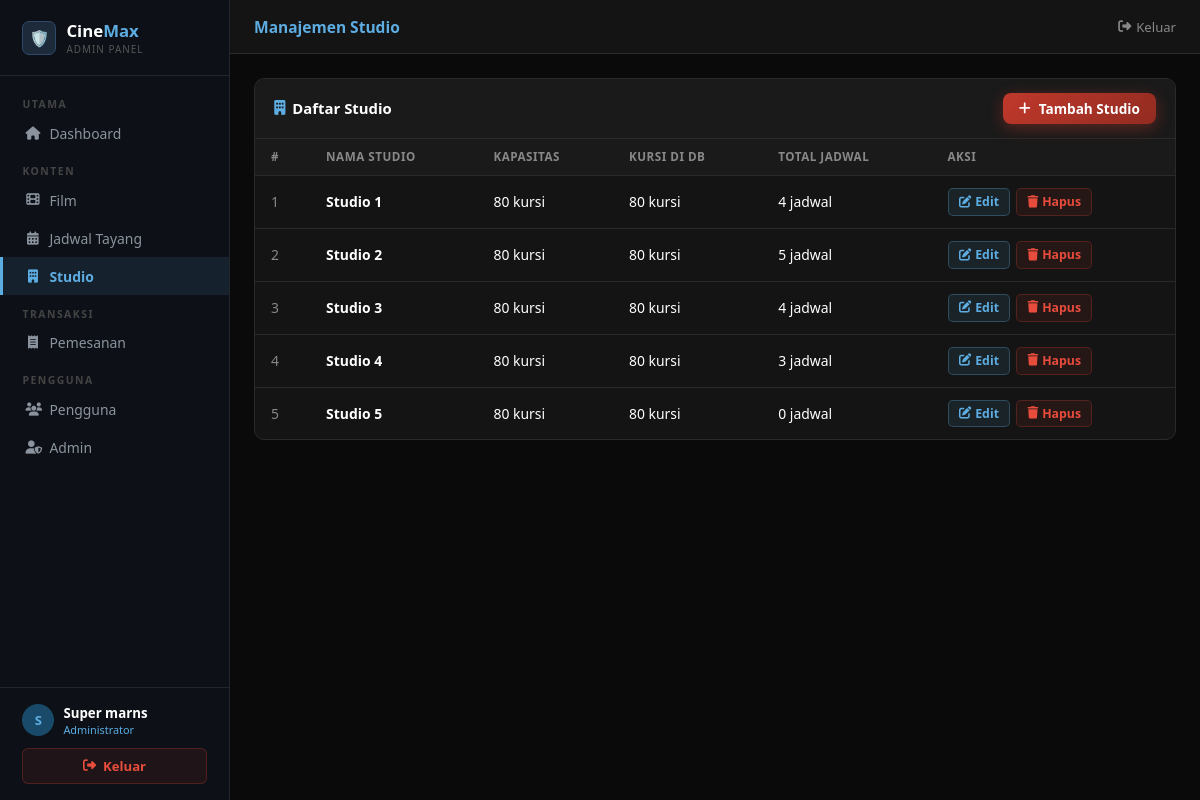
The app's page /bioskop/admin/studio.php (signed in) with its own data.
### tables this page shows
CREATE TABLE `studio` (
  `id` int(11) NOT NULL,
  `nama` varchar(50) NOT NULL,
  `kapasitas` int(11) DEFAULT 100
);

### bioskop/admin/studio.php (the view, shortened to what this page needs)
<?php
require_once '../config/database.php';
$daftar_studio = $conn->query("
    SELECT s.*,
           COUNT(DISTINCT k.id) AS total_kursi,
           COUNT(DISTINCT j.id) AS total_jadwal
    FROM studio s
    LEFT JOIN kursi k ON s.id = k.studio_id
    LEFT JOIN jadwal j ON s.id = j.studio_id
    GROUP BY s.id
    ORDER BY s.id
");
include 'includes/header.php';
?>
<div class="box">
    <div class="box-header">
        <h3><i class="fas fa-building"></i> Daftar Studio</h3>
        <a href="studio.php?action=add" class="btn btn-primary btn-sm">
            <i class="fas fa-plus"></i> Tambah Studio
        </a>
    </div>
    <div class="tabel-wrap">
        <table class="tabel">
            <thead>
                <tr>
                    <th>#</th>
                    <th>Nama Studio</th>
                    <th>Kapasitas</th>
                    <th>Kursi di DB</th>
                    <th>Total Jadwal</th>
                    <th>Aksi</th>
                </tr>
            </thead>
            <tbody>
                <?php $no = 1; while ($s = $daftar_studio->fetch_assoc()): ?>
                <tr>
                    <td class="text-abu"><?= $no++ ?></td>
                    <td class="text-bold"><?= htmlspecialchars($s['nama']) ?></td>
                    <td><?= $s['kapasitas'] ?> kursi</td>
                    <td><?= $s['total_kursi'] ?> kursi</td>
                    <td><?= $s['total_jadwal'] ?> jadwal</td>
                    <td>
                        <div class="aksi-group">
                            <a href="studio.php?action=edit&id=<?= $s['id'] ?>" class="btn-edit">
                                <i class="fas fa-edit"></i> Edit
                            </a>
                            <a href="studio.php?action=delete&id=<?= $s['id'] ?>" class="btn-hapus"
                               onclick="return confirm('Hapus studio <?= addslashes($s['nama']) ?>?')">
                                <i class="fas fa-trash"></i> Hapus
                            </a>
                        </div>
                    </td>
                </tr>
                <?php endwhile; ?>
            </tbody>
        </table>
    </div>
</div>
<?php include 'includes/footer.php'; ?>

### bioskop/assets/css/style.css (style rules this page uses)
:root { --primary: #c0392b; --primary-dark: #922b21; --primary-light: #e74c3c; --bg-dark: #0a0a0a; --bg-card: #141414; --bg-card2: #1a1a1a; --bg-input: #1e1e1e; --text-white: #ffffff; --text-gray: #aaaaaa; --text-light: #cccccc; --border: #2a2a2a; --border-red: #c0392b; --gold: #f39c12; --success: #27ae60; --shadow: 0 4px 20px rgba(192, 57, 43, 0.3); }
* { margin: 0; padding: 0; box-sizing: border-box; }
body { font-family: 'Segoe UI', Tahoma, Geneva, Verdana, sans-serif; background-color: var(--bg-dark); color: var(--text-white); min-height: 100vh; }
a { text-decoration: none; color: inherit; }
.btn { display: inline-flex; align-items: center; gap: 8px; padding: 0.7rem 1.5rem; border-radius: 8px; font-weight: 600; font-size: 0.95rem; cursor: pointer; border: none; transition: all 0.3s; text-decoration: none; }
.btn-primary { background: linear-gradient(135deg, var(--primary), var(--primary-dark)); color: white; box-shadow: 0 4px 15px rgba(192, 57, 43, 0.4); }
.btn-sm { padding: 0.4rem 1rem; font-size: 0.85rem; }

### bioskop/assets/css/admin.css (style rules this page uses)
body { display: flex; flex-direction: column; min-height: 100vh; }
.box { background: #141414; border: 1px solid #2a2a2a; border-radius: 10px; overflow: hidden; margin-bottom: 1.5rem; }
.box-header { padding: 0.85rem 1.2rem; background: #1a1a1a; border-bottom: 1px solid #2a2a2a; display: flex; align-items: center; justify-content: space-between; }
.box-header h3 { font-size: 0.93rem; font-weight: 700; display: flex; align-items: center; gap: 7px; }
.box-header h3 i { color: #5dade2; }
.tabel { width: 100%; border-collapse: collapse; }
.tabel th { background: #1a1a1a; padding: 0.65rem 1rem; text-align: left; font-size: 0.73rem; font-weight: 700; color: #888; text-transform: uppercase; letter-spacing: 0.5px; border-bottom: 1px solid #2a2a2a; }
.tabel td { padding: 0.75rem 1rem; border-bottom: 1px solid #2a2a2a; font-size: 0.87rem; vertical-align: middle; }
.tabel tr:last-child td { border-bottom: none; }
.btn-edit, .btn-hapus, .btn-lihat { display: inline-flex; align-items: center; gap: 4px; padding: 0.28rem 0.65rem; border-radius: 5px; font-size: 0.77rem; font-weight: 600; border: 1px solid; cursor: pointer; text-decoration: none; transition: opacity 0.2s; }
.btn-edit { background: rgba(93,173,226,0.1); color: #5dade2; border-color: rgba(93,173,226,0.3); }
.btn-hapus { background: rgba(192,57,43,0.1); color: #e74c3c; border-color: rgba(192,57,43,0.3); }
.aksi-group { display: flex; gap: 0.35rem; }
.text-abu { color: #888; }
.text-bold { font-weight: 700; }
.tabel-wrap { overflow-x: auto; }

### records on screen
studio: nama "Studio 1", kapasitas "80", total_kursi "80", total_jadwal "4"
studio: nama "Studio 2", kapasitas "80", total_kursi "80", total_jadwal "5"
studio: nama "Studio 3", kapasitas "80", total_kursi "80", total_jadwal "4"
studio: nama "Studio 4", kapasitas "80", total_kursi "80", total_jadwal "3"
studio: nama "Studio 5", kapasitas "80", total_kursi "80", total_jadwal "0"

### other values on screen
substr($_SESSION['admin_nama'] ?? 'A', 0, 1) "S"
$_SESSION['admin_nama'] "Super marns"
$pageTitle "Manajemen Studio"
